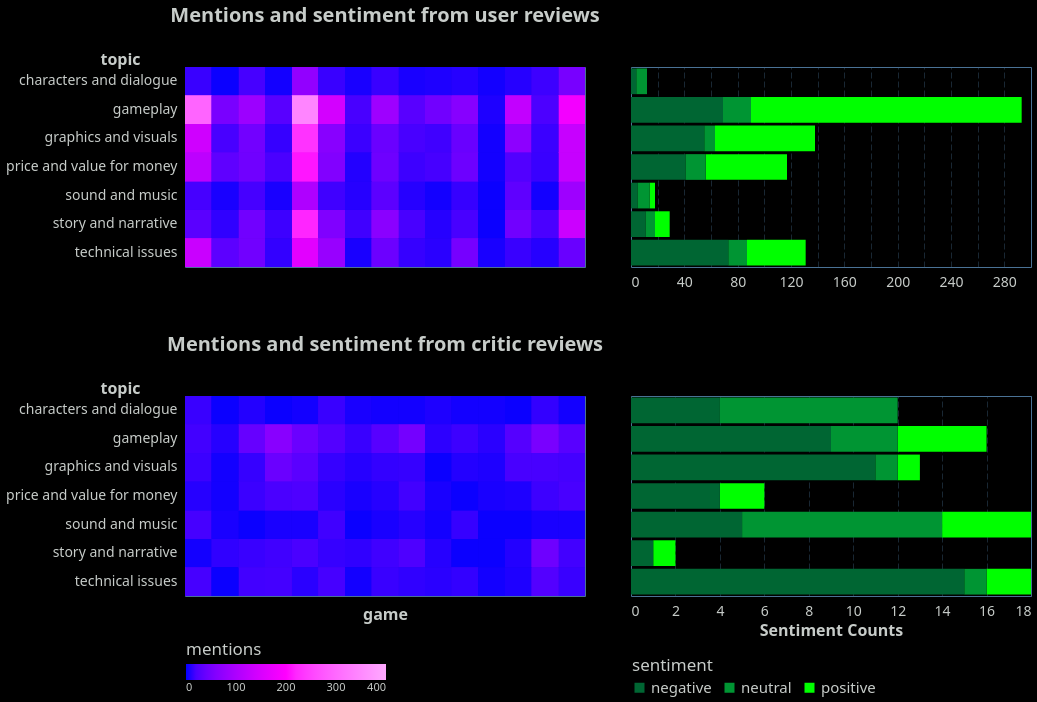

Specify this chart in Vega-Lite:
### Vega-Lite specification from a JSON file in a GitHub repository (floating-point values rounded to 4 significant figures; data arrays with more than 128 entries replaced by an {"elided": "..."} marker saying what was removed)
{"config": {"view": {"continuousWidth": 400, "continuousHeight": 300, "stroke": "#4A7295", "strokeWidth": 1}, "background": "#000000", "mark": {"color": "#6495ED"}, "arc": {"fill": "#6495ED"}, "area": {"fill": "#6495ED", "line": true, "fillOpacity": 0.1}, "line": {"stroke": "#6495ED", "strokeWidth": 2}, "path": {"stroke": "#6495ED"}, "rect": {"fill": "#6495ED"}, "shape": {"stroke": "#6495ED"}, "symbol": {"fill": "#6495ED"}, "title": {"color": "#C7CCC9", "anchor": "start", "dy": -15, "fontSize": 16, "font": "IBM Plex Sans,system-ui,-apple-system,BlinkMacSystemFont,\".sfnstext-regular\",sans-serif", "fontWeight": 600}, "axisBand": {"grid": false}, "axis": {"labelColor": "#C7CCC9", "labelFontSize": 16, "labelFont": "IBM Plex Sans Condensed, system-ui, -apple-system, BlinkMacSystemFont, \".SFNSText-Regular\", sans-serif", "labelFontWeight": 400, "titleColor": "#C7CCC9", "titleFontWeight": 600, "titleFontSize": 16, "grid": true, "gridColor": "#4A7295", "labelAngle": 0, "domainColor": null, "tickColor": null, "labelPadding": 2, "tickSize": 6, "tickWidth": 0.5, "gridOpacity": 1, "gridZ": 1}, "axisX": {"gridDash": [6, 3], "gridWidth": 0.35, "gridColor": "#4A7295", "labelAngle": 0}, "axisY": {"gridDash": [6, 3], "gridWidth": 0.35, "gridColor": "#4A7295"}, "layer": {"grid": 1, "mark": 0}, "legend": {"labelFontSize": 11, "padding": 1, "symbolType": "square", "labelColor": "#C7CCC9", "titleColor": "#C7CCC9"}, "style": {"guide-label": {"font": "IBM Plex Sans,system-ui,-apple-system,BlinkMacSystemFont,\".sfnstext-regular\",sans-serif", "fill": "#C7CCC9", "fontWeight": 400}, "guide-title": {"font": "IBM Plex Sans,system-ui,-apple-system,BlinkMacSystemFont,\".sfnstext-regular\",sans-serif", "fill": "#C7CCC9", "fontWeight": 400}}, "range": {"category": ["#0000FF", "#FF6600FF", "#44E602", "#FF00FF", "#FFFF00", "#9900CC", "#33CCFF", "#f77976ff", "#CC66FF"]}}, "hconcat": [{"vconcat": [{"data": {"name": "data-4d4593eaf2163ae2c149bec90ddf0389"}, "mark": {"type": "rect"}, "encoding": {"color": {"field": "topic_total", "legend": {"orient": "bottom", "direction": "horizontal", "titleFontSize": 17}, "scale": {"range": ["#0000FF", "#FF00FF", "#FFFFFF"], "domain": [0, 400]}, "title": "mentions", "type": "quantitative"}, "tooltip": {"field": "name", "type": "nominal"}, "x": {"axis": {"labels": false, "titleFontSize": 16}, "field": "name", "title": "", "type": "nominal"}, "y": {"axis": {"titleAngle": 0, "titleX": -65, "titleY": 0, "labelFontSize": 14, "titleFontSize": 16}, "field": "topic", "title": "topic", "type": "nominal"}}, "height": 200, "name": "view_1", "title": {"text": "Mentions and sentiment from user reviews", "anchor": "middle", "fontSize": 20, "offset": 10}, "transform": [{"filter": {"param": "param_1"}}, {"filter": {"equal": "user", "field": "reviewer_type"}}, {"joinaggregate": [{"op": "sum", "field": "counts", "as": "topic_total"}], "groupby": ["name", "topic"]}], "width": 400}, {"data": {"name": "data-4d4593eaf2163ae2c149bec90ddf0389"}, "mark": {"type": "rect"}, "encoding": {"color": {"field": "topic_total", "legend": {"orient": "bottom", "direction": "horizontal", "titleFontSize": 17}, "scale": {"range": ["#0000FF", "#FF00FF", "#FFFFFF"], "domain": [0, 400]}, "title": "mentions", "type": "quantitative"}, "tooltip": {"field": "name", "type": "nominal"}, "x": {"axis": {"labels": false, "titleFontSize": 16}, "field": "name", "title": "game", "type": "nominal"}, "y": {"axis": {"titleAngle": 0, "titleX": -65, "titleY": 0, "labelFontSize": 14, "titleFontSize": 16}, "field": "topic", "title": "topic", "type": "nominal"}}, "height": 200, "name": "view_2", "title": {"text": "Mentions and sentiment from critic reviews", "anchor": "middle", "fontSize": 20, "offset": 10}, "transform": [{"filter": {"param": "param_1"}}, {"filter": {"equal": "critic", "field": "reviewer_type"}}, {"joinaggregate": [{"op": "sum", "field": "counts", "as": "topic_total"}], "groupby": ["name", "topic"]}], "width": 400}], "resolve": {"legend": {"color": "shared"}}, "spacing": 60}, {"vconcat": [{"data": {"name": "data-4d4593eaf2163ae2c149bec90ddf0389"}, "mark": {"type": "bar"}, "encoding": {"color": {"field": "sentiment", "legend": {"orient": "bottom", "direction": "horizontal", "labelFontSize": 15, "titleFontSize": 17}, "scale": {"range": ["#006633", "#009533", "#00FF00"]}, "type": "nominal"}, "x": {"axis": {"labelFontSize": 14, "titleFontSize": 16}, "field": "counts", "title": "", "type": "quantitative"}, "y": {"axis": {"labels": false}, "field": "topic", "title": "", "type": "nominal"}}, "height": 200, "name": "view_3", "transform": [{"filter": {"param": "param_1"}}, {"filter": {"equal": "user", "field": "reviewer_type"}}, {"joinaggregate": [], "groupby": ["name", "topic"]}, {"filter": {"param": "param_2"}}]}, {"data": {"name": "data-4d4593eaf2163ae2c149bec90ddf0389"}, "mark": {"type": "bar"}, "encoding": {"color": {"field": "sentiment", "legend": {"orient": "bottom", "direction": "horizontal", "labelFontSize": 15, "titleFontSize": 17}, "scale": {"range": ["#006633", "#009533", "#00FF00"]}, "type": "nominal"}, "x": {"axis": {"labelFontSize": 14, "titleFontSize": 16}, "field": "counts", "title": "Sentiment Counts", "type": "quantitative"}, "y": {"axis": {"labels": false}, "field": "topic", "title": "", "type": "nominal"}}, "height": 200, "name": "view_4", "transform": [{"filter": {"param": "param_1"}}, {"filter": {"equal": "critic", "field": "reviewer_type"}}, {"joinaggregate": [], "groupby": ["name", "topic"]}, {"filter": {"param": "param_2"}}]}], "resolve": {"scale": {"color": "shared"}}, "spacing": 105}], "params": [{"name": "param_2", "select": {"type": "point", "fields": ["name"]}, "value": [{"name": "7 Days to Die"}], "views": ["view_1", "view_2"]}, {"name": "param_1", "select": {"type": "point", "fields": ["games_subset_label"]}, "bind": {"input": "select", "options": ["Top 15 User Score > Critic Score", "Top 15 Critic Score > User Score"], "name": "games subset"}, "value": [{"games_subset_label": "Top 15 User Score > Critic Score"}], "views": ["view_1", "view_2", "view_3", "view_4"]}], "transform": [{"filter": {"param": "param_1"}}], "$schema": "https://vega.github.io/schema/vega-lite/v5.20.1.json", "datasets": {"data-4d4593eaf2163ae2c149bec90ddf0389": {"elided": "1260 records"}}}
